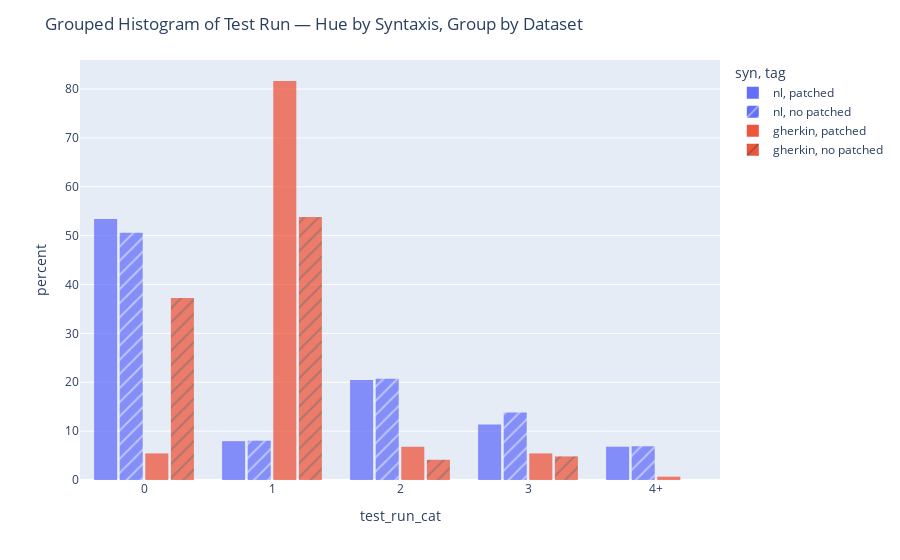

The notebook cell saved with this chart:
### Code cell
fig = px.histogram(
    ann_copy,
    x="test_run_cat",
    color="syn",         # hue (NL vs Gherkin)
    pattern_shape="tag",     # group by experiment
    barmode="group",     # or "stack" if you want stacking instead
    nbins=10,             # tune as needed
    opacity = 0.75,
    histnorm='percent',
    #marginal = 'violin'
    #text_auto=True
)

fig.update_layout(
    title="Grouped Histogram of Test Run — Hue by Syntaxis, Group by Dataset",
    bargap=0.2,
    bargroupgap=0.1
    #template="plotly_white"
)

fig.show()

### Figure 1 — Plotly figure (JSON) as saved in the notebook; plotly's stock layout.template omitted (floating-point values rounded to 4 significant figures; data arrays with more than 128 entries replaced by an {"elided": "..."} marker saying what was removed)
{"data": [{"alignmentgroup": "True", "bingroup": "x", "histnorm": "percent", "hovertemplate": "syn=nl<br>tag=patched<br>test_run_cat=%{x}<br>percent=%{y}<extra></extra>", "legendgroup": "nl, patched", "marker": {"color": "#636efa", "opacity": 0.75, "pattern": {"shape": ""}}, "name": "nl, patched", "nbinsx": 10, "offsetgroup": "nl, patched", "orientation": "v", "showlegend": true, "type": "histogram", "x": ["0", "0", "0", "0", "0", "0", "0", "0", "0", "0", "0", "0", "0", "0", "1", "1", "2", "2", "3", "3", "0", "0", "2", "1", "2", "2", "3", "0", "3", "4+", "2", "4+", "0", "1", "0", "0", "0", "0", "0", "3", "0", "0", "0", "0", "0", "0", "0", "2", "0", "2", "2", "2", "2", "2", "0", "3", "0", "0", "0", "0", "0", "0", "0", "0", "2", "3", "0", "0", "2", "4+", "2", "4+", "2", "0", "0", "2", "1", "3", "0", "3", "0", "1", "4+", "0", "2", "3", "4+", "1"], "xaxis": "x", "yaxis": "y"}, {"alignmentgroup": "True", "bingroup": "x", "histnorm": "percent", "hovertemplate": "syn=nl<br>tag=no patched<br>test_run_cat=%{x}<br>percent=%{y}<extra></extra>", "legendgroup": "nl, no patched", "marker": {"color": "#636efa", "opacity": 0.75, "pattern": {"shape": "/"}}, "name": "nl, no patched", "nbinsx": 10, "offsetgroup": "nl, no patched", "orientation": "v", "showlegend": true, "type": "histogram", "x": ["0", "0", "0", "0", "0", "0", "0", "0", "0", "0", "0", "0", "2", "3", "3", "1", "3", "3", "4+", "2", "3", "0", "0", "0", "2", "0", "2", "0", "3", "2", "1", "4+", "2", "1", "1", "0", "0", "0", "0", "0", "3", "0", "0", "0", "0", "0", "0", "2", "2", "2", "2", "0", "2", "2", "0", "3", "0", "0", "0", "0", "0", "0", "0", "3", "0", "0", "2", "0", "4+", "0", "2", "2", "4+", "2", "1", "2", "3", "0", "3", "1", "0", "0", "2", "4+", "3", "1", "4+"], "xaxis": "x", "yaxis": "y"}, {"alignmentgroup": "True", "bingroup": "x", "histnorm": "percent", "hovertemplate": "syn=gherkin<br>tag=patched<br>test_run_cat=%{x}<br>percent=%{y}<extra></extra>", "legendgroup": "gherkin, patched", "marker": {"color": "#EF553B", "opacity": 0.75, "pattern": {"shape": ""}}, "name": "gherkin, patched", "nbinsx": 10, "offsetgroup": "gherkin, patched", "orientation": "v", "showlegend": true, "type": "histogram", "x": {"elided": "147 str values"}, "xaxis": "x", "yaxis": "y"}, {"alignmentgroup": "True", "bingroup": "x", "histnorm": "percent", "hovertemplate": "syn=gherkin<br>tag=no patched<br>test_run_cat=%{x}<br>percent=%{y}<extra></extra>", "legendgroup": "gherkin, no patched", "marker": {"color": "#EF553B", "opacity": 0.75, "pattern": {"shape": "/"}}, "name": "gherkin, no patched", "nbinsx": 10, "offsetgroup": "gherkin, no patched", "orientation": "v", "showlegend": true, "type": "histogram", "x": {"elided": "145 str values"}, "xaxis": "x", "yaxis": "y"}], "layout": {"bargap": 0.2, "bargroupgap": 0.1, "barmode": "group", "legend": {"title": {"text": "syn, tag"}, "tracegroupgap": 0}, "margin": {"t": 60}, "title": {"text": "Grouped Histogram of Test Run — Hue by Syntaxis, Group by Dataset"}, "xaxis": {"anchor": "y", "domain": [0, 1], "title": {"text": "test_run_cat"}}, "yaxis": {"anchor": "x", "domain": [0, 1], "title": {"text": "percent"}}}}
